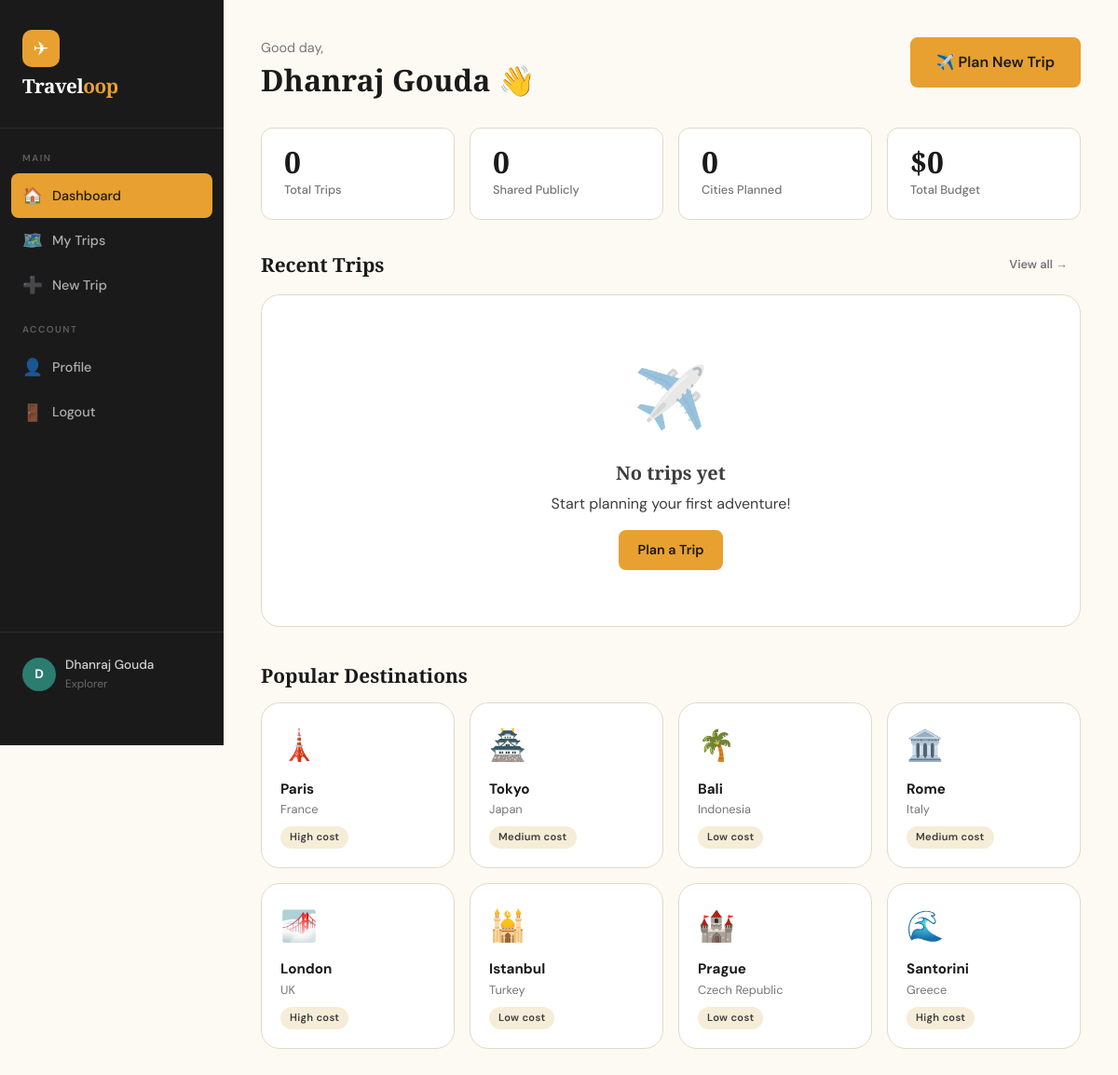
Page /dashboard (signed in) on the earlier database version.
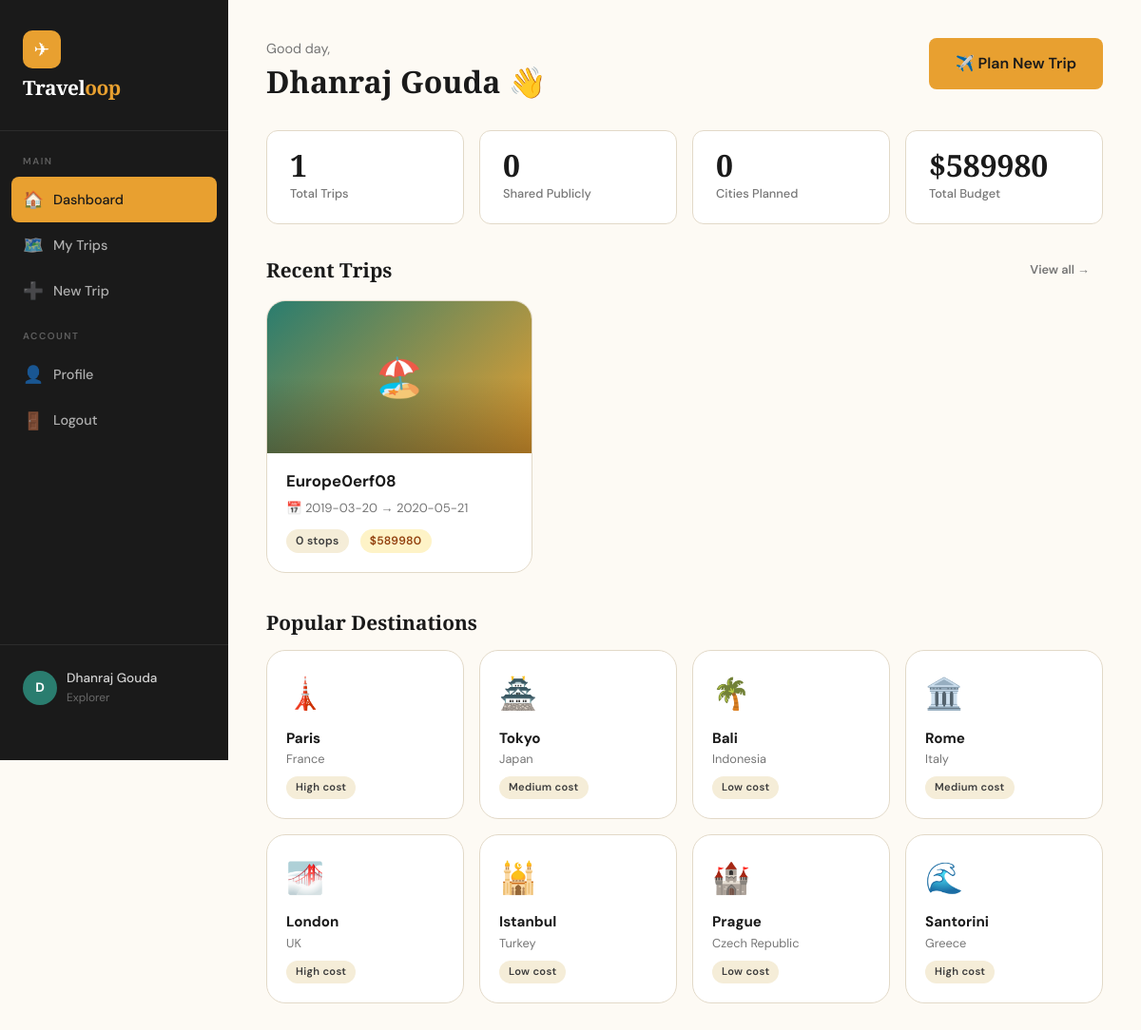
Same page on the later database version.
### backend/app.py (models this page shows)
class User(db.Model):
    id = db.Column(db.Integer, primary_key=True)
    name = db.Column(db.String(100), nullable=False)
    email = db.Column(db.String(120), unique=True, nullable=False)
    password = db.Column(db.String(200), nullable=False)
    photo = db.Column(db.String(200), default='')
    language = db.Column(db.String(20), default='English')
    created_at = db.Column(db.DateTime, default=datetime.utcnow)
    trips = db.relationship('Trip', backref='user', lazy=True, cascade='all, delete-orphan')

class Trip(db.Model):
    id = db.Column(db.Integer, primary_key=True)
    user_id = db.Column(db.Integer, db.ForeignKey('user.id'), nullable=False)
    name = db.Column(db.String(200), nullable=False)
    description = db.Column(db.Text, default='')
    start_date = db.Column(db.String(20), nullable=False)
    end_date = db.Column(db.String(20), nullable=False)
    cover_photo = db.Column(db.String(200), default='')
    is_public = db.Column(db.Boolean, default=False)
    budget = db.Column(db.Float, default=0.0)
    created_at = db.Column(db.DateTime, default=datetime.utcnow)
    stops = db.relationship('Stop', backref='trip', lazy=True, cascade='all, delete-orphan')
    notes = db.relationship('Note', backref='trip', lazy=True, cascade='all, delete-orphan')
    checklist = db.relationship('ChecklistItem', backref='trip', lazy=True, cascade='all, delete-orphan')

### backend/app.py (the view)
@app.route('/dashboard')
@login_required
def dashboard():
    user = User.query.get(session['user_id'])
    trips = Trip.query.filter_by(user_id=user.id).order_by(Trip.created_at.desc()).limit(6).all()
    return render_template('dashboard.html', user=user, trips=trips)

### backend/app.py (called while the page is built)
def login_required(f):
    from functools import wraps
    @wraps(f)
    def decorated(*args, **kwargs):
        if 'user_id' not in session:
            return redirect(url_for('login'))
        return f(*args, **kwargs)
    return decorated

### templates/dashboard.html (shortened to what this page needs)
{% extends "base.html" %}
{% block content %}
<div class="page-header">
  <div class="page-title">
    <div>
      <p style="color:var(--ink-lt);font-size:.9rem;margin-bottom:4px;">Good day,</p>
      <h1 style="font-size:2rem;">{{ user.name }} 👋</h1>
    </div>
    <a href="{{ url_for('create_trip') }}" class="btn btn-primary btn-lg fade-up">
      ✈️ Plan New Trip
    </a>
  </div>
</div>
<div class="page-body">
  <div class="stats-strip fade-up fade-up-1">
    <div class="stat-box">
      <div class="stat-value">{{ trips|length }}</div>
      <div class="stat-label">Total Trips</div>
    </div>
    <div class="stat-box">
      <div class="stat-value">{{ trips|selectattr('is_public')|list|length }}</div>
      <div class="stat-label">Shared Publicly</div>
    </div>
    <div class="stat-box">
      <div class="stat-value">
        {% set total_stops = namespace(n=0) %}
        {% for t in trips %}{% set total_stops.n = total_stops.n + t.stops|length %}{% endfor %}
        {{ total_stops.n }}
      </div>
      <div class="stat-label">Cities Planned</div>
    </div>
    <div class="stat-box">
      <div class="stat-value">
        {% set total_budget = namespace(n=0) %}
        {% for t in trips %}{% set total_budget.n = total_budget.n + t.budget %}{% endfor %}
        ${{ "%.0f"|format(total_budget.n) }}
      </div>
      <div class="stat-label">Total Budget</div>
    </div>
  </div>
  <div class="fade-up fade-up-2" style="margin-bottom:16px;display:flex;align-items:center;justify-content:space-between;">
    <h2 style="font-size:1.3rem;">Recent Trips</h2>
    <a href="{{ url_for('my_trips') }}" class="btn btn-ghost btn-sm">View all →</a>
  </div>
  {% if trips %}
  <div class="grid-3 fade-up fade-up-2">
    {% for trip in trips %}
    {% set emojis = ['🏖️','🏔️','🌆','🌸','🗼','🏰','🌅','🗺️'] %}
    {% set emoji = emojis[loop.index0 % emojis|length] %}
    <div class="card trip-card" onclick="window.location='{{ url_for('itinerary_view', trip_id=trip.id) }}'">
      <div class="trip-card-cover" style="background:{{ ['linear-gradient(135deg,#2A7D6F,#E8A030)','linear-gradient(135deg,#1A1A2E,#E05A3A)','linear-gradient(135deg,#3B82F6,#8B5CF6)','linear-gradient(135deg,#059669,#065F46)'][loop.index0 % 4] }}">
        <span style="position:relative;z-index:1;font-size:2.5rem;">{{ emoji }}</span>
      </div>
      <div class="trip-card-body">
        <div class="trip-card-name">{{ trip.name }}</div>
        <div class="trip-card-dates">📅 {{ trip.start_date }} → {{ trip.end_date }}</div>
        <div class="trip-card-meta">
          <span class="badge badge-sand">{{ trip.stops|length }} stops</span>
          {% if trip.budget > 0 %}<span class="badge badge-amber">${{ "%.0f"|format(trip.budget) }}</span>{% endif %}
        </div>
      </div>
    </div>
    {% endfor %}
  </div>
  {% else %}
  <div class="card fade-up fade-up-2">
    <div class="empty-state">
      <div class="empty-icon">✈️</div>
      <h3>No trips yet</h3>
      <p>Start planning your first adventure!</p>
      <a href="{{ url_for('create_trip') }}" class="btn btn-primary" style="margin-top:16px;">Plan a Trip</a>
    </div>
  </div>
  {% endif %}
  <div class="fade-up fade-up-3" style="margin-top:40px;margin-bottom:16px;">
    <h2 style="font-size:1.3rem;">Popular Destinations</h2>
  </div>
  <div class="grid-4 fade-up fade-up-3" id="popularCities">
    {% set popular = [
      ('🗼','Paris','France','High',98),
      ('🏯','Tokyo','Japan','Medium',96),
      ('🌴','Bali','Indonesia','Low',94),
      ('🏛️','Rome','Italy','Medium',90),
      ('🌁','London','UK','High',93),
      ('🕌','Istanbul','Turkey','Low',84),
      ('🏰','Prague','Czech Republic','Low',85),
      ('🌊','Santorini','Greece','High',91)
    ] %}
    {% for emoji, city, country, cost, pop in popular %}
    <div class="card" style="cursor:pointer;padding:20px;" onclick="window.location='{{ url_for('create_trip') }}'">
      <div style="font-size:2rem;margin-bottom:8px;">{{ emoji }}</div>
      <div style="font-weight:700;font-size:.95rem;">{{ city }}</div>
      <div style="font-size:.8rem;color:var(--ink-lt);">{{ country }}</div>
      <div style="margin-top:8px;display:flex;gap:6px;">
        <span class="badge badge-sand" style="font-size:.7rem;">{{ cost }} cost</span>
      </div>
    </div>
    {% endfor %}
  </div>
</div>
{% endblock %}

### templates/base.html (shortened to what this page needs)
<!DOCTYPE html>
<html lang="en">
<head>
  <link rel="stylesheet" href="{{ url_for('static', filename='css/style.css') }}">
</head>
<body>
{% block body %}
<div class="page-wrapper">
  <nav class="sidebar">
    <div class="sidebar-logo">
      <div class="logo-icon">✈</div>
      <h2>Travel<span>oop</span></h2>
    </div>
    <div class="nav-section">
      <div class="nav-label">Main</div>
      <a href="{{ url_for('dashboard') }}" class="nav-link {% if request.endpoint == 'dashboard' %}active{% endif %}">
        <span class="nav-icon">🏠</span> Dashboard
      </a>
      <a href="{{ url_for('my_trips') }}" class="nav-link {% if request.endpoint == 'my_trips' %}active{% endif %}">
        <span class="nav-icon">🗺️</span> My Trips
      </a>
      <a href="{{ url_for('create_trip') }}" class="nav-link {% if request.endpoint == 'create_trip' %}active{% endif %}">
        <span class="nav-icon">➕</span> New Trip
      </a>
    </div>
    <div class="nav-section" style="margin-top: 8px;">
      <div class="nav-label">Account</div>
      <a href="{{ url_for('profile') }}" class="nav-link {% if request.endpoint == 'profile' %}active{% endif %}">
        <span class="nav-icon">👤</span> Profile
      </a>
      <a href="{{ url_for('logout') }}" class="nav-link">
        <span class="nav-icon">🚪</span> Logout
      </a>
    </div>
    <div class="sidebar-footer">
      <div class="user-chip">
        <div class="user-avatar">{{ session.user_name[0]|upper if session.user_name else 'U' }}</div>
        <div>
          <div class="user-name">{{ session.user_name or 'Traveler' }}</div>
          <div class="user-role">Explorer</div>
        </div>
      </div>
    </div>
  </nav>
  <main class="main-content">
    {% block content %}{% endblock %}
  </main>
</div>
{% endblock %}
</body>
</html>

Differences in the rows shown:
added Trip: emoji "🏖️", name "Europe0erf08", start_date "2019-03-20", end_date "2020-05-21", stops|length "0", budget "589980"
Other differences:
{{ trips|length }}: "0" → "1"
{{ "%.0f"|format(total_budget.n) }}: "0" → "589980"
text no longer shown: "✈️ No trips yet Start planning your first adventure! Plan a Trip"
